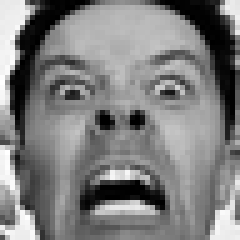
#> input picture data/train/0/11449.png, 48 x 48 px (shown 5 times larger); its folder holds only this picture in this run
$ python prepare_dataset.py
#> lines starting #> are read from the running program, lines starting #| are printed output that depends on the picture
import cv2
import os
from tqdm import tqdm

def prepare_folder(input_dir, output_dir, size=96):
#> called with input_dir = 'data/train', output_dir = 'data_processed/train', size = 96
    os.makedirs(output_dir, exist_ok=True)

    for cls in os.listdir(input_dir):
        cls_input = os.path.join(input_dir, cls)
        cls_output = os.path.join(output_dir, cls)

        os.makedirs(cls_output, exist_ok=True)

        for img_name in tqdm(os.listdir(cls_input), desc=f"Processing {cls}"):
            img_path = os.path.join(cls_input, img_name)

            img = cv2.imread(img_path, cv2.IMREAD_GRAYSCALE)
#> img is the input picture: shape (48, 48); min 0, max 255, mean 126.5
            if img is None:
                continue

            img = cv2.equalizeHist(img)
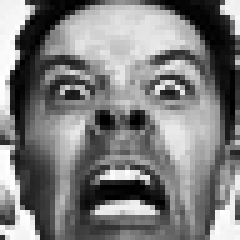
#> img: shape (48, 48) (shown 5 times larger); min 0, max 255, mean 125.3

            # Resize to 96x96
            img = cv2.resize(img, (size, size))
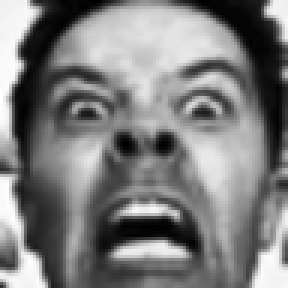
#> img: shape (96, 96) (shown 3 times larger); min 0, max 255, mean 125.2

            # Convert grayscale → RGB
            img = cv2.cvtColor(img, cv2.COLOR_GRAY2RGB)
#> img: shape (96, 96, 3)

            # Save
            cv2.imwrite(os.path.join(cls_output, img_name), img)
#> pass 2 of the loop in prepare_folder, `for cls in os.listdir(input_dir):`:
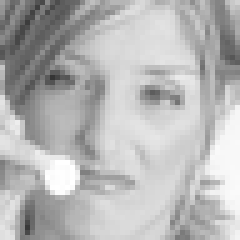
#> input picture data/train/1/13445.png, 48 x 48 px (shown 5 times larger)
#> in prepare_folder, img is the input picture: shape (48, 48); min 53, max 255, mean 182.2
#> in prepare_folder, `img = cv2.equalizeHist(img)`:
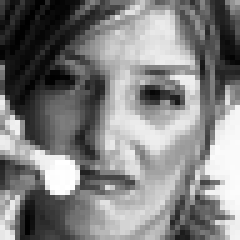
#> img: shape (48, 48) (shown 5 times larger); min 0, max 255, mean 128.7
#> in prepare_folder, `img = cv2.resize(img, (size, size))`:
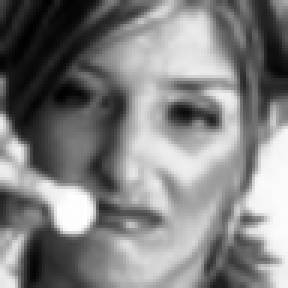
#> img: shape (96, 96) (shown 3 times larger); min 1, max 255, mean 128.6


prepare_folder("data/train", "data_processed/train")
prepare_folder("data/val", "data_processed/val")
#> (the run stopped early here; a loop or call above may not have finished)
